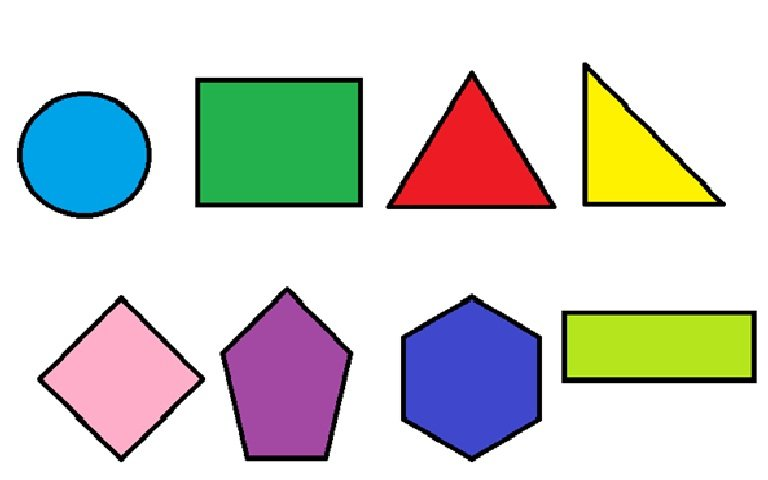
#> input picture Resources/formas.jpg, 768 x 480 px
$ python chapter8.py
#> lines starting #> are read from the running program, lines starting #| are printed output that depends on the picture; after the words box and inside, x2 and y2 are one past the last pixel; in counts of white or black regions, pixels touching at a corner belong together
import cv2
import numpy as np

def getContours(img):

    contours,hierarchy = cv2.findContours(img,cv2.RETR_EXTERNAL,cv2.CHAIN_APPROX_NONE)

    for cnt in contours:

        area = cv2.contourArea(cnt)
        print(area)                           # Imprimi o valor da área(pixels) correspondente
        #cv2.drawContours(imgContours,cnt,-1,(255,0,0),3) # Faz o contorno da forma da imagem
        if area>500:
            cv2.drawContours(imgContours, cnt, -1, (255, 0, 0), 3)
            peri = cv2.arcLength(cnt,True)
            #print(peri)
            approx = cv2.approxPolyDP(cnt,0.02*peri,True)
        #print(approx)    # Imprimi as coordenadas das imagens

            print(len(approx))
            objtcor = len(approx)
            x,y,w,h = cv2.boundingRect(approx)    #Cria um retângulo no objeto detectado
            #cv2.rectangle(imgContours,(x,y),(x+w,y+h),(0,255,0),2)

            if objtcor == 3: objectType = "Tri"
            elif objtcor ==4:
                aspRatio = w/float(h)
                if aspRatio > 0.95 and aspRatio<1.05: objectType = "Square"
                else: objectType="Retangle"
            else: objectType= "None"
            cv2.rectangle(imgContours, (x, y), (x + w, y + h), (0, 255, 0), 2)
            cv2.putText(imgContours,objectType,(x+(w//2)-10,(h//2)-10),cv2.FONT_HERSHEY_COMPLEX,0.7,(0,0,0),2)


path = 'Resources/formas.jpg'
img = cv2.imread(path)
#> img is the input picture: shape (480, 768, 3); mean B, G, R 206.2, 210.8, 208.6
imgContours  = img.copy()

imgGray = cv2.cvtColor(img,cv2.COLOR_BGR2GRAY)
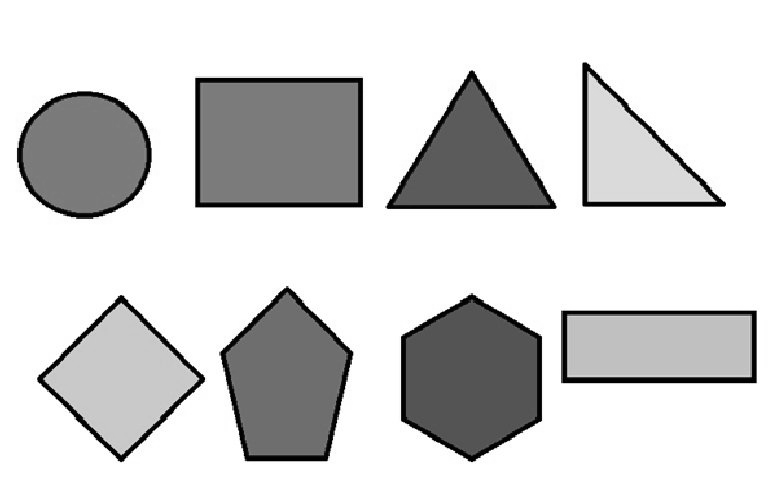
#> imgGray: shape (480, 768); min 0, max 255, mean 209.6
imgBlur = cv2.GaussianBlur(imgGray,(7,7),1)
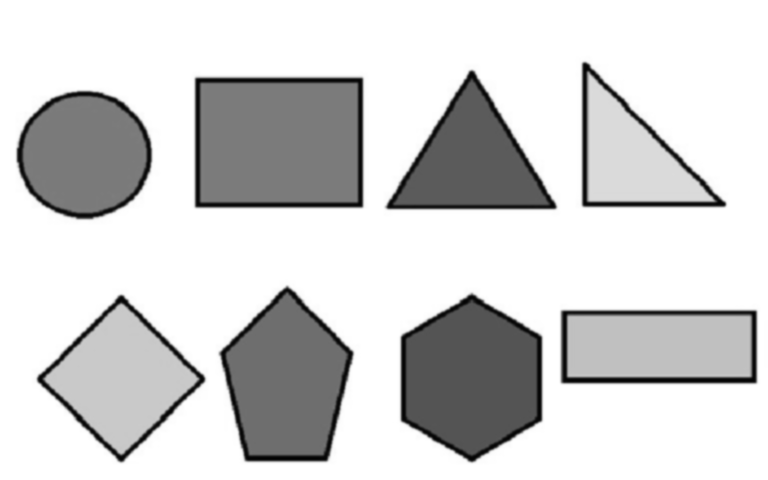
#> imgBlur: shape (480, 768); min 2, max 255, mean 209.6
imgCanny = cv2.Canny(imgBlur,50,50)
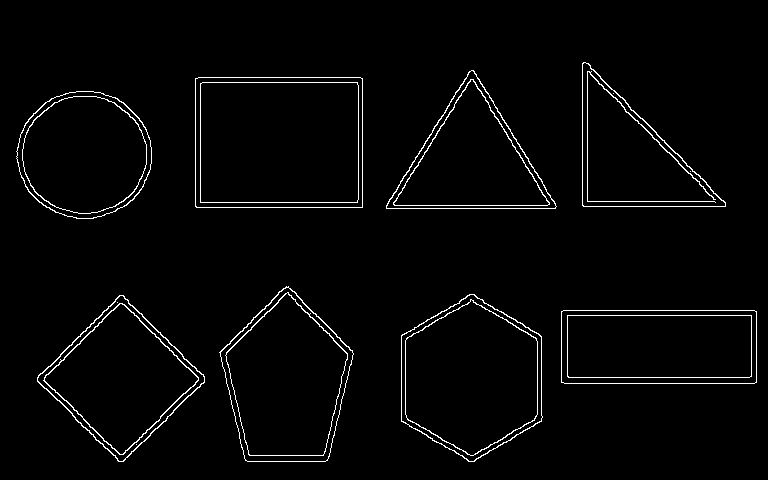
#> imgCanny: shape (480, 768); 2.4% white in thin lines or dots, all inside (x1, y1, x2, y2) = (16, 62, 757, 462)
getContours(imgCanny)
#> in getContours, `contours,hierarchy = cv2.findContours(img,cv2.RETR_EXTERNAL,cv2.CHAIN_..`: contours = 8 contours; box (x1, y1, x2, y2) and area: (195, 77, 363, 208) 21706, (401, 294, 543, 462) 17736, (219, 286, 354, 462) 16262, (37, 295, 205, 462) 14439, (561, 310, 757, 384) 14228, (16, 91, 152, 219) 13376, (386, 70, 557, 209) 12219, (582, 62, 726, 207) 10830
#> the loop in getContours, `for cnt in contours: ` made 8 passes
#> (area, peri, approx, objtcor, x, y, w, h) on passes 1, 2, 6: (14228, 533.7, [[561, 311], [561, 382], [756, 382], [754, 310]], 4, 561, 310, 196, 73), (14439, 498.5, [[119, 295], [37, 381], [123, 461], [204, 376]], 4, 37, 295, 168, 167), (21705.5, 592.2, [[195, 78], [196, 207], [362, 207], [362, 78]], 4, 195, 78, 168, 130)
#> (area, peri, approx, objtcor, x, y, w, h) on passes 7 to 8: (12219, 517.6, [[556, 206], [471, 70], [386, 208]], 3, 386, 70, 171, 139), (10829.5, 499.6, [[583, 62], [582, 205], [725, 206]], 3, 582, 62, 144, 145)
#> (printed output is left out)
#> after the loop in getContours, `for cnt in contours:`:
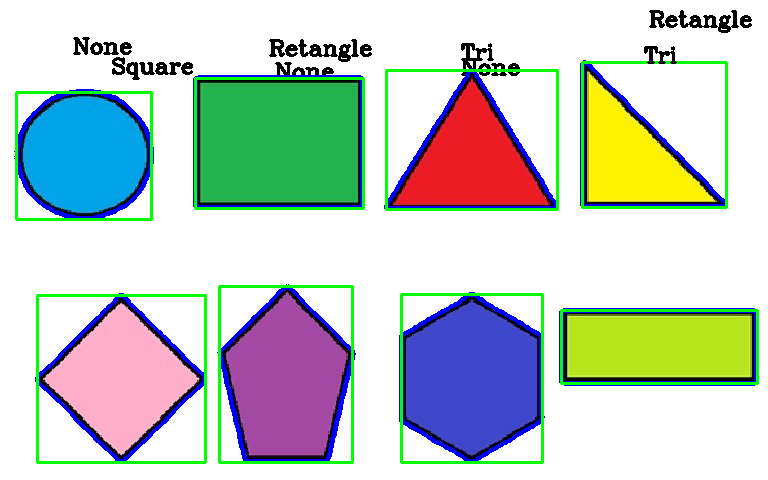
#> imgContours: shape (480, 768, 3); 8.32% of pixels changed, all inside (x1, y1, x2, y2) = (14, 10, 759, 464)

cv2.imshow("Original",img)
cv2.imshow("Gray",imgGray)
cv2.imshow("Blur",imgBlur)
cv2.imshow("Canny",imgCanny)
cv2.imshow("Contours",imgContours)
cv2.waitKey(0)
